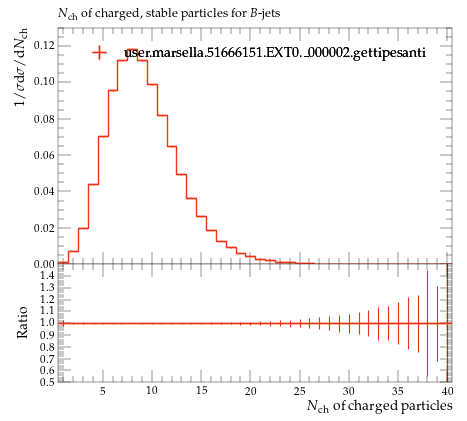

Generate this figure with Python:
#! /usr/bin/env python

# This Python script was auto-generated using YODA v2.0.2.
# Analysis object: /MC_HFDECAYS/charged_mult_B_jets
# Timestamp: 24-07-2026 (16:40:06)

import matplotlib as mpl
import matplotlib.pyplot as plt
mpl.use('Agg') # comment out for interactive use
import os
import numpy as np

plotDir = os.path.split(os.path.realpath(__file__))[0]
if 'YODA_USER_PLOT_PATH' in globals():
    plot_outdir = globals()['YODA_USER_PLOT_PATH']
else:
    plot_outdir = plotDir

#plot style
plt.style.use(os.path.join(plotDir, '../default.mplstyle'))
# plot metadata
figW, figH = plt.rcParams['figure.figsize']
ax_xLabel = r'$N_\mathrm{ch}$ of charged particles'
ax_yLabel = r'$1/\sigma \mathrm{d}\sigma/\mathrm{d}N_\mathrm{ch}$'
ax_title  = r'$N_\mathrm{ch}$ of charged, stable particles for $B$-jets'
ax_xScale = 'linear'
ax_yScale = 'linear'
xLims = (0.5, 40.5)
yLims = (0.0, 0.13005509)

# TeX-friendly labels for the legend
labels = {
    'legend' : ([ r"user.marsella.51666151.EXT0.\_000002.gettipesanti" ], r""),
}

# Adjust canvas width and height
canvasW = 10.0
canvasH = 9.0
figW *= canvasW/10.
figH *= canvasH/9.

# Create figure and axis objects
fig, (ax, ratio0_ax) = plt.subplots(2, 1, sharex=True,
                  figsize=(figW,figH), gridspec_kw={'height_ratios': (6.0, 3.0)})

# Set figure margins
plt.subplots_adjust(
    left   = 1.0 * plt.rcParams['figure.subplot.left'],
    right  = 1.0 * plt.rcParams['figure.subplot.right'],
    top    = 1.0 * plt.rcParams['figure.subplot.top'],
    bottom = 1.0 * plt.rcParams['figure.subplot.bottom'])

ratio0_ax.yaxis.set_major_locator(mpl.ticker.MultipleLocator(0.1))
ratio0_ax.set_ylim(0.5, 1.4999)
ratio0_ax.set_ylabel('Ratio')

# the numerical data is stored in a separate file
dataf = dict()
prefix = os.path.split(__file__)[0]
if prefix:    prefix = prefix + '/'
exec(open(prefix+'charged_mult_B_jets__data.py').read(), dataf)


legend_handles = dict() # keep track of handles for the legend

# style options for curves
# starts at zorder>=5 to draw curve on top of legend
styles = {
  'user.marsella.51666151.EXT0._000002.gettipesanti.yoda.gz': {
    'color' : '#EE3311',
    'linestyle' : '-',
    'linewidth' : 1,
    'marker' : 'none',
    'markersize' : 2,
    'capsize' : 0.0,
    'zorder' : 5,
    'histstyle' : 1,
    'drawstyle' : 'steps-pre',
    'xerrorbars' : 1,
    'yerrorbars' : 1,
    'fillcolor' : None,
    'fillopacity' : 1.0,
    'ratio0_linestyle' : '-',
    'ratio0_linewidth' : 1,
    'ratio0_marker' : 'none',
    'ratio0_markersize' : 2,
    'ratio0_capsize' : 0.0,
    'ratio0_zorder' : 5,
    'ratio0_histstyle' : 1,
    'ratio0_drawstyle' : 'steps-pre',
    'ratio0_xerrorbars' : 1,
    'ratio0_yerrorbars' : 1,
  },
}

# curve from input yoda files in main panel
for label, yvals in dataf['yvals'].items():
    if all(np.isnan(v) for v in dataf['yvals'][label]):
        continue
    tmp = None
    if styles[label]['histstyle']: # draw as histogram
        xpos = dataf['xedges'][label] if styles[label]['drawstyle'] else dataf['xpoints'][label]
        ypos = np.insert(yvals, 0, yvals[0]) if styles[label]['drawstyle'] else yvals
        if styles[label]['fillcolor']: # fill area below curve
            ax.fill_between(xpos, ypos, step='pre',
                            color=styles[label]['fillcolor'],
                            alpha=styles[label]['fillopacity'])
        tmp, = ax.plot(xpos, ypos,
                       color=styles[label]['color'],
                       linestyle=styles[label]['linestyle'],
                       linewidth=styles[label]['linewidth'],
                       drawstyle=styles[label]['drawstyle'], solid_joinstyle='miter',
                       zorder=styles[label]['zorder'], label=label)
    tmp = ax.errorbar(dataf['xpoints'][label], yvals,
                      xerr=np.array(dataf['xerrs'][label])*styles[label]['xerrorbars'],
                      yerr=np.array(dataf['yerrs'][label])*styles[label]['yerrorbars'],
                      fmt=styles[label]['marker'], capsize=styles[label]['capsize'],
                      markersize=styles[label]['markersize'],
                      ecolor=styles[label]['color'],
                      color=styles[label]['color'], zorder=styles[label]['zorder'])
    tmp[-1][0].set_linestyle(styles[label]['linestyle'])
    tmp[-1][0].set_linewidth(styles[label]['linewidth'])
    if label in dataf['add_legend_handle']:  legend_handles[label] = tmp
    for varLabel in dataf['variation_yvals'].keys():
        if varLabel.startswith(label):
            tmp, = ax.plot(dataf['xedges'][label], dataf['variation_yvals'][varLabel],
                           color=styles[label]['color'],
                           linestyle=styles[label]['linestyle'],
                           linewidth=styles[label]['linewidth'],
                           drawstyle='steps-pre', solid_joinstyle='miter',
                           zorder=styles[label]['zorder'], alpha=0.5)


# plots on ratio panel
# curve from input yoda files in ratio panel
for label, yvals in dataf['ratio0_yvals'].items():
    if all(np.isnan(v) for v in yvals):
        continue
    if styles[label]['ratio0_histstyle']: # plot as histogram
        xpos = dataf['xedges']['user.marsella.51666151.EXT0._000002.gettipesanti.yoda.gz'] if styles[label]['ratio0_drawstyle'] else dataf['xpoints']['user.marsella.51666151.EXT0._000002.gettipesanti.yoda.gz']
        ypos = np.insert(yvals, 0, yvals[0]) if styles[label]['ratio0_drawstyle'] else yvals
        ratio0_ax.plot(xpos, ypos,
                       color=styles[label]['color'],
                       linewidth=styles[label]['linewidth'],
                       linestyle=styles[label]['ratio0_linestyle'],
                       drawstyle=styles[label]['ratio0_drawstyle'], zorder=styles[label]['zorder'],
                       solid_joinstyle='miter')
    tmp = ratio0_ax.errorbar(dataf['xpoints']['user.marsella.51666151.EXT0._000002.gettipesanti.yoda.gz'], yvals,
                             xerr=np.array(dataf['ref_xerrs'])*styles[label]['ratio0_xerrorbars'],
                             yerr=np.array(dataf['ratio0_yerrs'][label])*styles[label]['ratio0_yerrorbars'],
                             fmt=styles[label]['ratio0_marker'], capsize=styles[label]['ratio0_capsize'],
                             markersize=styles[label]['ratio0_markersize'],
                             ecolor=styles[label]['color'],
                             color=styles[label]['color'])
    tmp[-1][0].set_linestyle(styles[label]['ratio0_linestyle'])
    tmp[-1][0].set_linewidth(styles[label]['ratio0_linewidth'])

    for varlabel in dataf['ratio0_variation_vals'].keys():
        if varlabel.startswith(label):
            ratio0_ax.plot(dataf['xedges']['user.marsella.51666151.EXT0._000002.gettipesanti.yoda.gz'],
                            dataf['ratio0_variation_vals'][varlabel],
                            color=styles[label]['color'],
                            linestyle=styles[label]['linestyle'],
                            linewidth=styles[label]['linewidth'],
                            drawstyle='steps-pre', solid_joinstyle='miter',
                            zorder=1, alpha=0.5)

legend_items = list(legend_handles.values())
ax.add_artist(ax.legend(legend_items,
                        labels['legend'][0],
                        title=labels['legend'][1],
                        alignment='left',
                        loc='upper center',
                        bbox_to_anchor=(0.5, 0.97)))

# set plot metadata as defined above
ratio0_ax.set_xlabel(ax_xLabel)
ratio0_ax.xaxis.set_label_coords(1., -0.15)
ax.set_ylabel(ax_yLabel, ha='right', va='top')
ax.yaxis.set_label_coords(-0.11, 1.0)
ax.set_title(ax_title, loc='left')
ax.set_xscale(ax_xScale)
ax.set_yscale(ax_yScale)
ax.set_xlim(xLims)
ax.set_ylim(yLims)

# tick formatting
plt.rcParams['xtick.top'] = True
plt.rcParams['ytick.right'] = True
fig.align_ylabels((ax, ratio0_ax))
plt.savefig(os.path.join(plot_outdir, 'charged_mult_B_jets.pdf'), format='PDF')
plt.savefig(os.path.join(plot_outdir, 'charged_mult_B_jets.png'), format='PNG')

plt.close(fig)
